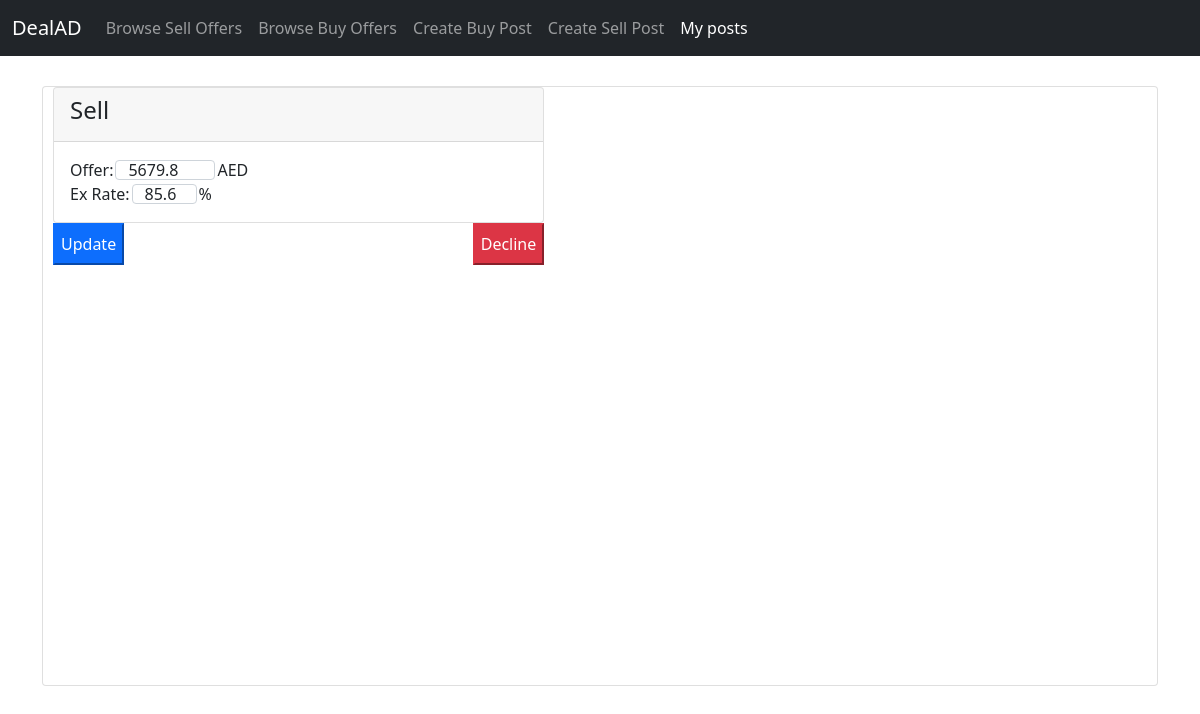
Before: /my_posts (signed in) with the older database file.
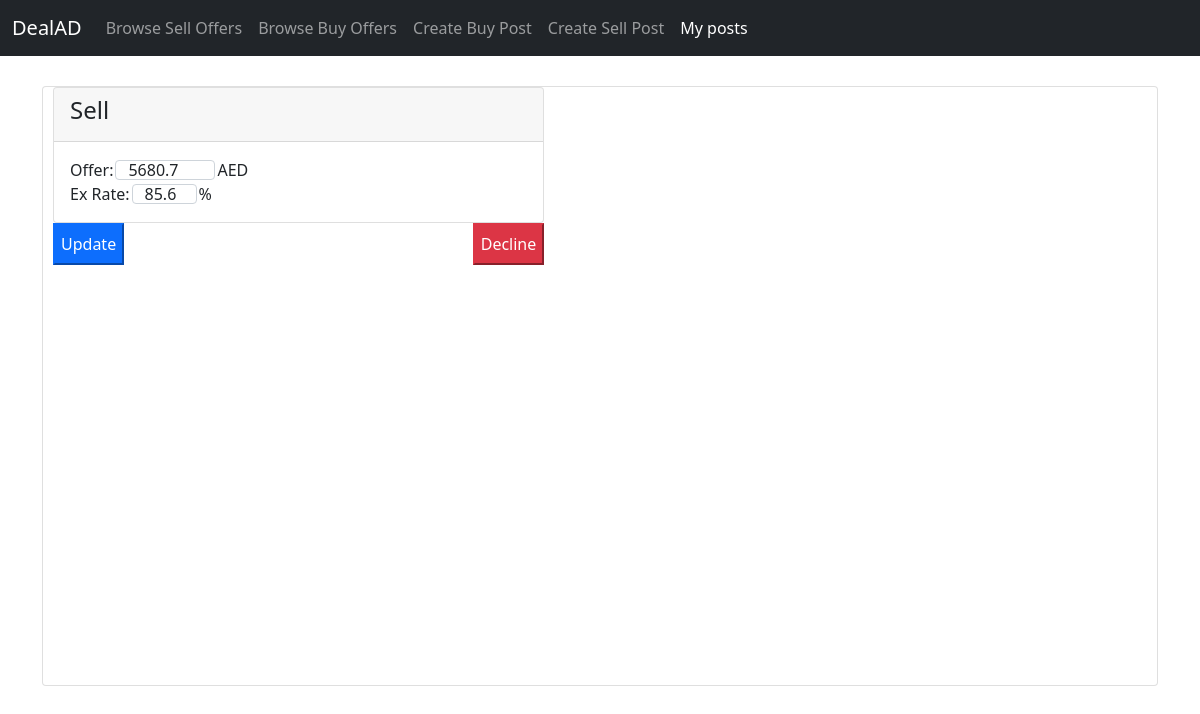
After: the same page with the newer database file.
### tables this page shows
CREATE TABLE sell_posts (
                                            post_id integer PRIMARY KEY AUTOINCREMENT,
                                            net_id text,
                                            amount text,
                                            rate text
                                        );

### app.py (the view)
@app.route('/my_posts', methods=['GET', 'POST'])
def myPosts():
    if not session.get("netId"):
        return login_tem()
    username = session.get('netId')
    password = session.get('password')
    exist = login(username, password)
    if exist:
        posts = my_posts(username)
        return render_template("posts/my_posts.html", posts=posts)
    else:
        return redirect("./")

### database.py (called while the page is built)
def open():
    global database
    global database_cursor
    database = sqlite3.connect("maindb.db", uri=True, check_same_thread=False)
    database_cursor = database.cursor()

def close():
    database_cursor.close()

def login(netid, password):
    open()
    database_cursor.execute("SELECT * FROM users WHERE net_id =? and password=?", (netid, password))
    user = database_cursor.fetchall()
    close()
    if user is None or len(user) <= 0:
        return False  # the user is not registered
    else:
        return True  # the user logged in successfully

def my_posts(netid):
    open()
    user = []
    database_cursor.execute("SELECT * FROM buy_posts WHERE net_id =? ", (netid,))
    user.append(database_cursor.fetchall())
    database_cursor.execute("SELECT * FROM sell_posts WHERE net_id =? ", (netid,))
    user.append(database_cursor.fetchall())
    if user is None:
        close()
        return False  # the user is not registered
    close()
    return user

### templates/posts/my_posts.html (shortened to what this page needs)
<!DOCTYPE html>
    <link href="https://cdn.jsdelivr.net/npm/bootstrap@5.0.2/dist/css/bootstrap.min.css" rel="stylesheet">
<html>
<body >
  <nav class="navbar navbar-expand-lg navbar-dark bg-dark">
    <div class="container-fluid">
      <a class="navbar-brand" href="/market/buy">DealAD</a>
      <div class="collapse navbar-collapse" id="navbarSupportedContent">
        <ul class="navbar-nav me-auto mb-2 mb-lg-0">
          <li class="nav-item">
            <a class="nav-link " aria-current="page" href="/market/sell">Browse Sell Offers</a>
          </li>
          <li class="nav-item">
            <a class="nav-link " aria-current="page" href="/market/buy">Browse Buy Offers</a>
          </li>
            <li class="nav-item">
            <a class="nav-link" aria-current="page" href="/create/buy">Create Buy Post</a>
          </li>
          <li class="nav-item">
            <a class="nav-link " aria-current="page" href="/create/sell">Create Sell Post</a>
          </li>
          <li class="nav-item">
            <a class="nav-link active" aria-current="page" href="/my_posts">My posts</a>
          </li>
        </ul>
      </div>
    </div>
  </nav>
    <div class="container" >
        <div class="card" style="margin-top: 30px; height:600px; padding: 0px;">
            <div class="card-body d-flex flex-wrap justify-content-between" style="height:100%; max-width:90%; padding: 0px; overflow-y:auto;">
            {% for post in posts[1] %}
            <form action="#" class="col-6 postList" method="" style="padding-left:10px; margin-bottom: 10px;">
              <div class="postcontainer">
              <div class="card">
                <div class="card-header">
                  <h4 class="card-title">Sell</h4>
                </div>
                  <div class="card-body ">
                      <div class="text d-flex">Offer: <input class="form-control amount" name="amount" style="width: 100px; margin-left: 2px; margin-right:2px; margin-top: 2px; height:20px;" type="number" step="0.1" value="{{post[2]}}"/> AED</div>
                      <div class="text d-flex">Ex Rate: <input class="form-control rate" name="rate" style="width: 65px; padding-right: 0px; margin-left: 2px; margin-right:2px; margin-top: 2px; height:20px;" max="100" type="number" step="0.1" value="{{post[3]}}"/>  %</div>
                  </div>
              </div>
              <div class="form-group ">
                  <input type="button" name="decline" style="float: right;" class="col-form-label btn-danger decline" value="Decline" />
                  <input type="button" name="update" style="float: left;" class="col-form-label btn-primary update" value="Update" />
              </div>
            </div>
          </form>
        {% endfor %}
            </div>
        </div>
    </div>
</body>
</html>

Changed rows visible on the page:
changed sell_posts: amount "5679.8" → "5680.7"
